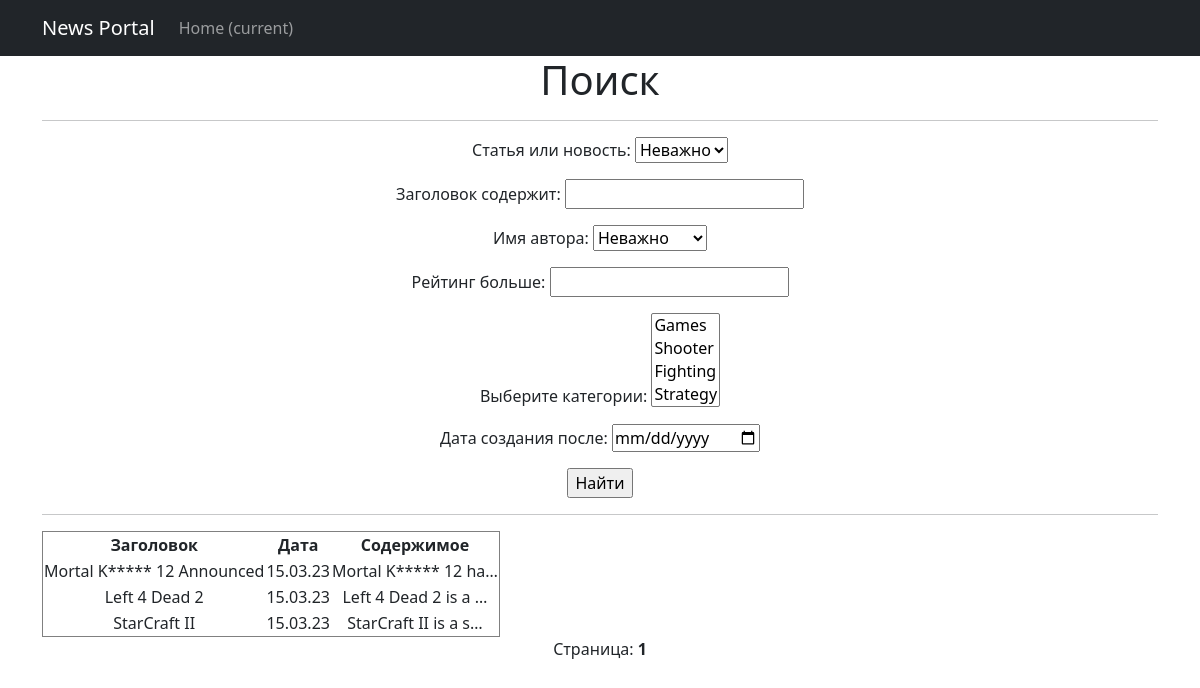
Page /news/search/ on the earlier database version.
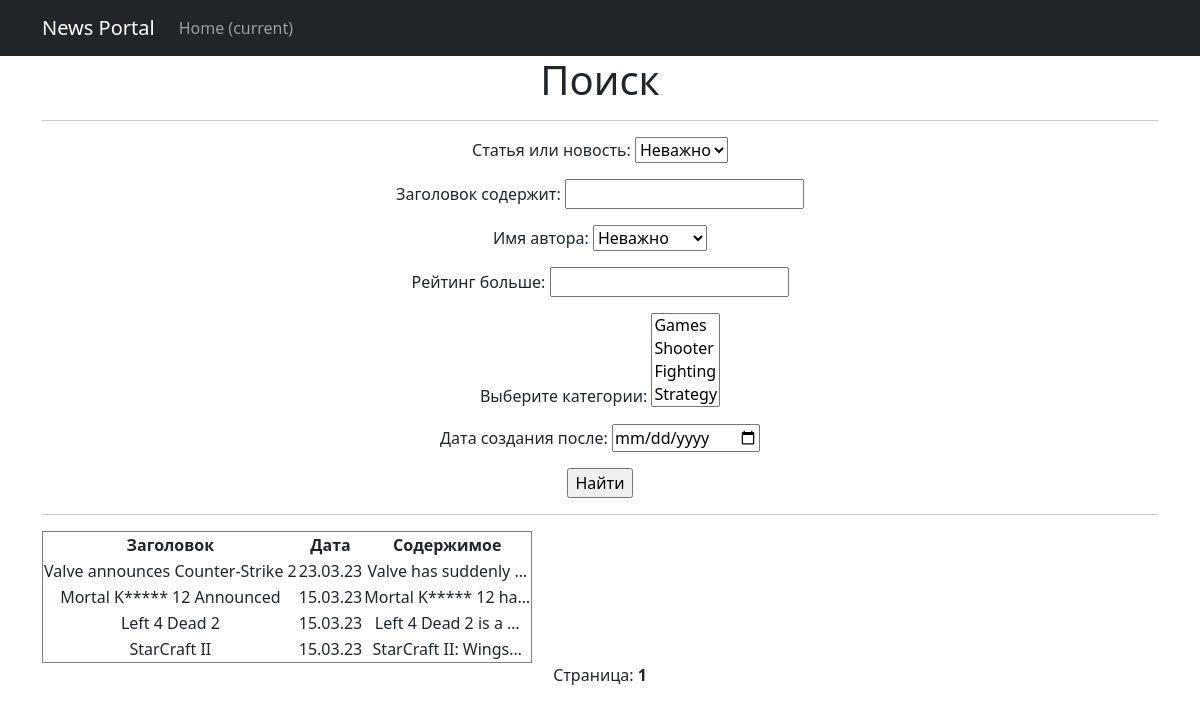
Same page on the later database version.
### news/models.py (models this page shows, shortened)
class Post(models.Model):  # Модель Пост
    type = models.CharField(max_length=1, choices=TYPES, default=article)  # Тип поста (статья или новость)
    date = models.DateTimeField(auto_now_add=True)  # Дата и время создания поста
    title = models.CharField(max_length=255)  # Заголовок поста
    text = models.TextField()  # Текст поста
    rating = models.IntegerField(default=0)  # Рейтинг поста
    author = models.ForeignKey(Author, on_delete=models.CASCADE)  # Связь "один ко многим" с моделью Author
    categories = models.ManyToManyField(Category, through='PostCategory')  # Связь "многие ко многим" с Category

### news/views.py (the view)
# urls.py: path('news/search/', NewsSearch.as_view(), name='search'),
class NewsSearch(ListView):
    model = Post
    ordering = '-date'
    template_name = 'search.html'
    context_object_name = 'search'
    paginate_by = 10
    def get_queryset(self):
        queryset = super().get_queryset()
        self.filterset = PostFilter(self.request.GET, queryset)
        return self.filterset.qs
    def get_context_data(self, **kwargs):
        context = super().get_context_data(**kwargs)
        context['filterset'] = self.filterset
        return context

### news/models.py (called while the page is built)
    def __str__(self):  # Изменяем метод для удобства отладки
        return f'{self.user.username} / {self.rating}'

    def __str__(self):  # Изменяем метод для удобства отладки
        return f'{self.name}'

### news/templatetags/custom_filters.py (called while the page is built)
@register.filter()
def censor(text: str):
    if type(text) is not str:
        raise ValueError('censor filter works only with type "str"')
    for word in BANNED_WORDS:
        text = text.replace(word, f"{word[0]}{'*'*(len(word)-1)}")
        word = word.title()
        text = text.replace(word, f"{word[0]}{'*'*(len(word)-1)}")
    return text

### templates/search.html (shortened to what this page needs)
{% extends 'flatpages/default.html' %}
{% load custom_filters %}
{% load custom_tags %}
{% block content %}
    <h1>Поиск</h1>
    <hr>
    <form action="" method="get">
        {{ filterset.form.as_p }}
        <input type="submit" value="Найти" />
    </form>
    <hr>
    {% if search %}
        <table>
            <table border="1">
            <tr>
                <td><strong>Заголовок</strong></td>
                <td><strong>Дата</strong></td>
                <td><strong>Содержимое</strong></td>
            </tr>
            {% for post in search %}
            <tr>
                <td>{{ post.title|censor }}</td>
                <td>{{ post.date|date:'d.m.y'  }}</td>
                <td>{{ post.text|censor|truncatechars:20 }}</td>
            </tr>
            {% endfor %}
        </table>
        <td>Страница: </td>
        <strong>{{ page_obj.number }}</strong>
    {% else %}
        <h2>Подходящих новостей нет!</h2>
    {% endif %}
{% endblock content %}

Differences in the rows shown:
added Post: title|censor "Valve announces Counter-Strike 2", date "23.03.23", text|censor "Valve has suddenly …"
changed Post "StarCraft II": text|censor "StarCraft II is a s…" → "StarCraft II: Wings…"
